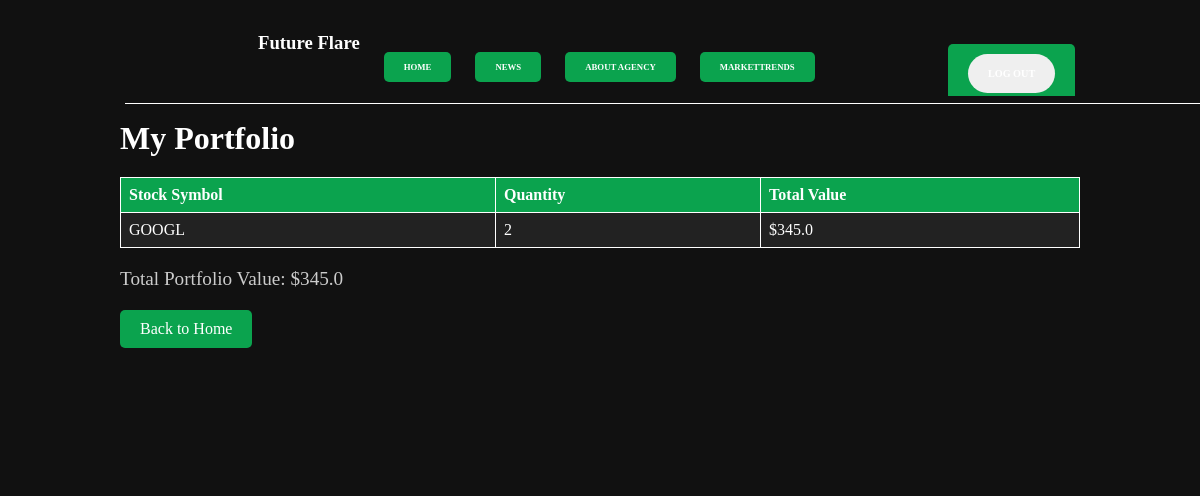
/portfolio (signed in), run on the app's committed database.
### app.py (models this page shows)
class StockTransaction(db.Model):
    id = db.Column(db.Integer, primary_key=True)
    stock_symbol = db.Column(db.String(10), nullable=False)
    quantity = db.Column(db.Integer, nullable=False)
    price = db.Column(db.Float, nullable=False)
    transaction_type = db.Column(db.String(4), nullable=False) # 'BUY' or 'SELL'
    user_id = db.Column(db.Integer, db.ForeignKey('user.id'), nullable=False)

### app.py (the view)
@app.route('/portfolio')
@login_required
def portfolio():
    transactions = StockTransaction.query.filter_by(user_id=current_user.id).all()
    portfolio = {}
    for transaction in transactions:
        if transaction.stock_symbol not in portfolio:
            portfolio[transaction.stock_symbol] = {'quantity': 0, 'total_value': 0}
        if transaction.transaction_type == 'BUY':
            portfolio[transaction.stock_symbol]['quantity'] += transaction.quantity
            portfolio[transaction.stock_symbol]['total_value'] += transaction.price * transaction.quantity
        elif transaction.transaction_type == 'SELL':
            portfolio[transaction.stock_symbol]['quantity'] -= transaction.quantity
            portfolio[transaction.stock_symbol]['total_value'] -= transaction.price * transaction.quantity
    total_portfolio_value = sum(stock['total_value'] for stock in portfolio.values())
    return render_template('portfolio.html', portfolio=portfolio, total_portfolio_value=total_portfolio_value)

### app.py (called while the page is built)
@login_manager.user_loader
def load_user(user_id):
    return User.query.get(int(user_id))

### templates/portfolio.html (shortened to what this page needs)
{% extends "layout.html" %}
{% block content %}
<!DOCTYPE html>
<html lang="en">
<head>
</head>
<body>
    <nav>
        <div class="nav-part2">
            <div class="logo" id="logo">
                <h3>Future Flare</h3>
            </div>
            <div class="nav-elem">
                <h4><a href="/">Home</a></h4>
            </div>
            <div class="nav-elem">
                <h4><a href="/news" id="newss">News</a></h4>
            </div>
            <div class="nav-elem">
                <h4><a href="/about">About Agency</a></h4>
            </div>
            <div class="nav-elem">
                <h4><a href="/market/trends">MarketTrends</a></h4>
            </div>
        </div>
        <a href="/logout" id="logout-page"><button id="btn">Log Out</button></a>
        <div id="nav-bottom"></div>
    </nav>
    <div id="content-container">
        <h1>My Portfolio</h1>
        <table border="1">
            <tr>
                <th>Stock Symbol</th>
                <th>Quantity</th>
                <th>Total Value</th>
            </tr>
            {% for symbol, data in portfolio.items() %}
            <tr>
                <td>{{ symbol }}</td>
                <td>{{ data.quantity }}</td>
                <td>${{ data.total_value }}</td>
            </tr>
            {% endfor %}
        </table>
        <p>Total Portfolio Value: ${{ total_portfolio_value }}</p>
        <a href="{{ url_for('home') }}">Back to Home</a>
    </div>
</body>
</html>
{% endblock %}

### templates/portfolio.html (style rules this page uses)
* { margin: 0; padding: 0; box-sizing: border-box; font-family: gilroy; color: #fff; }
html, body { height: 100%; width: 100%; background-color: #111; }
nav { position: fixed; display: flex; align-items: flex-start; height: 12vh; width: 100%; padding: 2vw 10.4vw; justify-content: space-between; background-color: #111; color: #fff; z-index: 10; }
.nav-part2 { display: flex; gap: 2vw; align-items: flex-start; padding: 1vh 0; position: relative; z-index: 10; }
.nav-elem h4 a { text-decoration: none; color: #fff; text-transform: uppercase; font-weight: 600; }
.nav-part2 h4 { font-size: 0.73vw; margin-bottom: 2.6vw; }
nav button { display: flex; align-items: center; padding: 14px 20px; font-size: 0.85vw; text-transform: uppercase; font-weight: 700; border-radius: 50px; border: none; color: #fff; }
#nav-bottom { width: 100%; height: 1vh; position: absolute; top: 100%; background-color: #111; z-index: 9; border-bottom: 1px solid #fff; }
#content-container { padding: 15vh 10vw; background-color: #111; }
h1 { font-size: 2em; color: #fff; }
table { border-collapse: collapse; width: 100%; margin-top: 20px; }
th, td { border: 1px solid #fff; padding: 8px; text-align: left; }
th { background-color: #0BA34E; color: #fff; }
tr:nth-child(even) { background-color: #222; }
p { font-size: 1.2em; color: #ccc; margin-top: 20px; }
a { text-decoration: none; color: #fff; margin-top: 20px; display: inline-block; background-color: #0BA34E; padding: 10px 20px; border-radius: 5px; }

### data on the page
StockTransaction: stock_symbol "GOOGL", quantity "2", total_value "345.0"

### other printed values
{{ total_portfolio_value }} "345.0"
